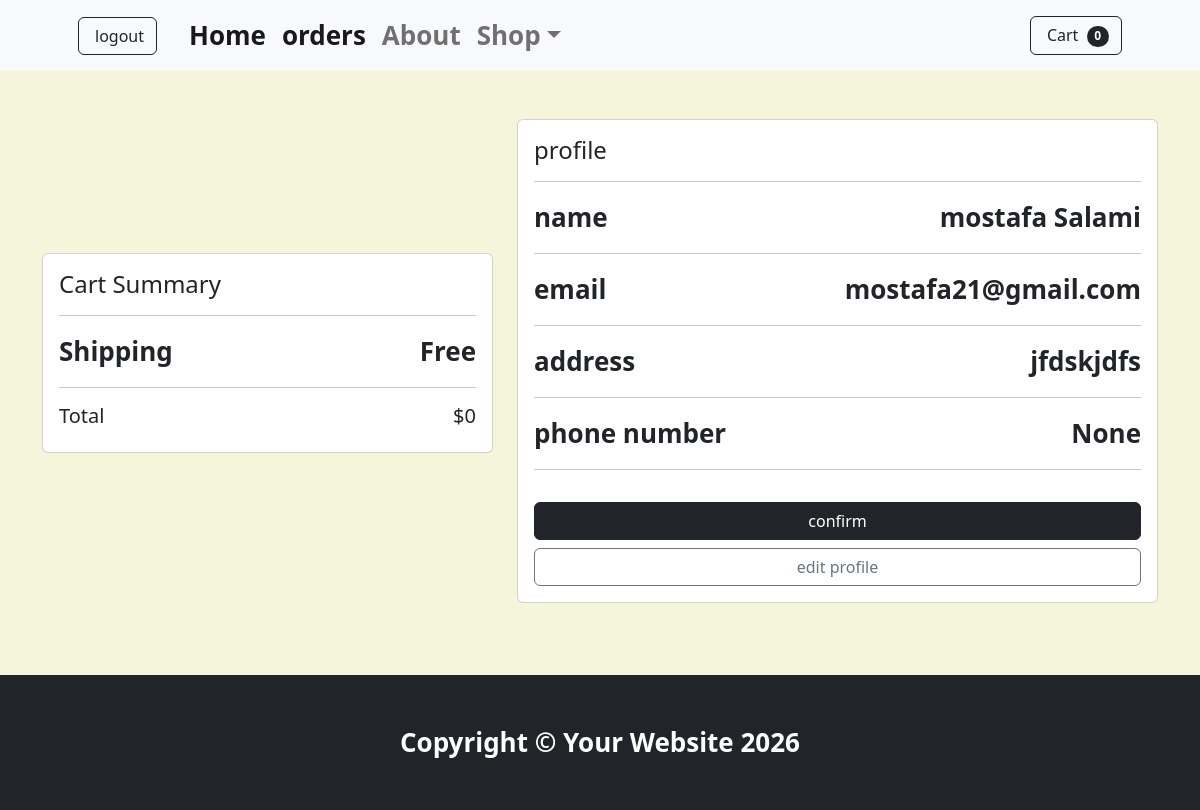
Screenshot of /testapp/checkout/ (signed in) with the database file from the repository.
### testapp/models.py (models this page shows, shortened)
class Cart(models.Model):
    user=models.OneToOneField(User,on_delete=models.CASCADE,related_name='cart')
    created_at = models.DateTimeField(auto_now_add=True)
    updated_at = models.DateTimeField(auto_now=True)
    @property
    def item_count(self):
        return sum(item.quantity for item in self.items.all())
    @property
    def total(self):
        return sum(item.total for item in self.items.all())

class CustomProfile(models.Model):
    user=models.OneToOneField(User, on_delete=models.CASCADE,related_name='profile')
    address=models.CharField(max_length=220)
    phone_number=PhoneNumberField(blank=True,null=True)
    created_at = models.DateTimeField(auto_now_add=True)
    updated_at = models.DateTimeField(auto_now=True)

### testapp/views.py (the view)
# urls.py: path('checkout/',views.checkout,name='checkout'),
@login_required(login_url='loginpage')
def checkout(request):
    profile=get_object_or_404(CustomProfile,user=request.user)
    cart=get_object_or_404(Cart,user=request.user)
    cartitems=cart.items.all()
    return render(request,'testapp/checkout.html',{'profile':profile,'cart':cart,'cartitems':cartitems})

### testapp/context_processors.py (called while the page is built)
def cart_context(request):
    itemcount = 0
    if request.user.is_authenticated:
        cart, _ = Cart.objects.get_or_create(user=request.user)
        itemcount = cart.item_count
    return {
        "itemcount": itemcount,
    }

### testapp/templates/testapp/checkout.html (shortened to what this page needs)
{% extends "shopbase.html" %}
{% block content %}
<div class="container py-5">
    <div class="row align-items-center mb-4">
        <div class="col-lg-5">
            <div class="card mb-3">
                <div class="card-body">
                    <h4 class="card-title">
                        Cart Summary
                    </h4>
                    <hr>
                    <div class="d-flex justify-content-between">
                        <span>
                            Shipping
                        </span>
                        <span>
                            Free
                        </span>
                    </div>
                    <hr>
                    <div class="d-flex justify-content-between">
                        <h5>
                            Total
                        </h5>
                        <h5>
                            ${{ cart.total }}
                        </h5>
                    </div>
                </div>
            </div>
        </div>
        <div class="col-lg-7">
            <div class="card">
                <div class="card-body">
                    <h4 class="card-title">
                        profile
                    </h4>
                    <hr>
                    <div class="d-flex justify-content-between">
                        <span>
                            name
                        </span>
                        <span>
                            {{request.user.first_name}} {{request.user.last_name}}
                        </span>
                    </div>
                    <hr>
                    <div class="d-flex justify-content-between">
                        <span>
                            email
                        </span>
                        <span>
                            {{request.user.email}}
                        </span>
                    </div>
                    <hr>
                    <div class="d-flex justify-content-between">
                        <span>
                            address
                        </span>
                        <span>
                            {{profile.address}}
                        </span>
                    </div>
                    <hr>
                    <div class="d-flex justify-content-between">
                        <span>
                            phone number
                        </span>
                        <span>
                            {{profile.phone_number}}
                        </span>
                    </div>
                    <hr>
                    <a href="{% url "cart_to_order" %}" class="btn btn-dark w-100 mt-3">
                        confirm
                    </a>
                    <a href="{% url "edit_profile" %}"
                       class="btn btn-outline-secondary w-100 mt-2">
                        edit profile
                    </a>
                </div>
            </div>
        </div>
    </div>
{% endblock %}

### static/css/style.css (style rules this page uses)
* { padding: 0; margin: 0; box-sizing: border-box; }
body { background-color: beige; font-size: 26px; font-weight: bold; }
body { margin: 0; min-height: 100vh; display: flex; flex-direction: column; }

### rows the page displays
Cart: total "0"
CustomProfile: address "jfdskjdfs", phone_number "None"

### other values shown
{{ itemcount }} "0"
{{ request.user.first_name }} "mostafa"
{{ request.user.last_name }} "Salami"
{{ request.user.email }} "mostafa21@gmail.com"
